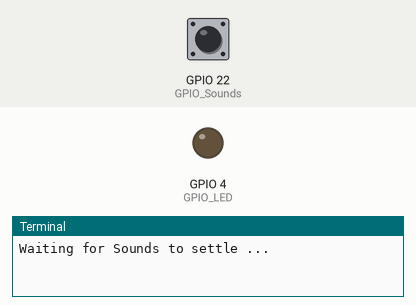
Bench run of a program on a simulated Raspberry Pi (BCM pin numbers). On the bench: output pins drawn as LEDs (lit = HIGH), the last lines printed to the terminal. Inputs (shaded band) come from the test bench; at power-on: GPIO 22 (GPIO_Sounds) HIGH.

Above: at 1.2 s.
1.3 s: GPIO 22 (GPIO_Sounds) pulled LOW for 3.2 s
At 5.5 s:
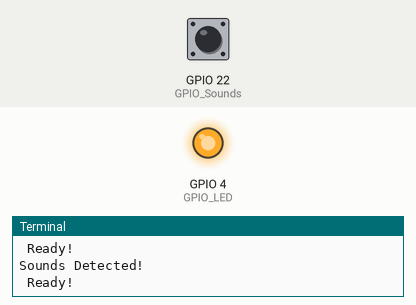
6.0 s: GPIO 22 (GPIO_Sounds) pulled LOW for 0.15 s
At 6.7 s:
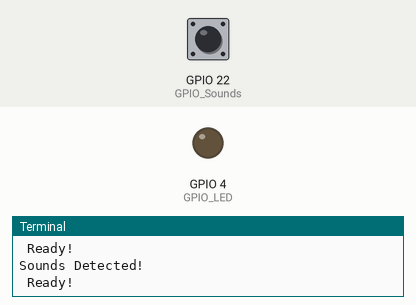
Timing chart, 0 to 9.0 s (numbered marks = the images above; inputs shaded):
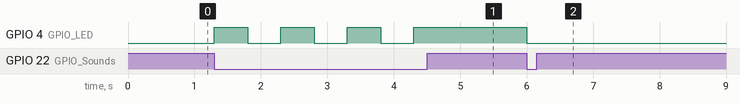

The program:

Sounds.py
```python
#!/usr/bin/env python
# encoding: utf-8

import RPi.GPIO
import time

# LED GPIO port
GPIO_LED = 4

# Sensors OUT GPIO port
GPIO_Sounds = 22

# LED turn on & off flag
flg = False

RPi.GPIO.setmode(RPi.GPIO.BCM)

# 指定GPIO4（聲音感應器的OUT口連接的GPIO口）的模式為輸入模式
# 默認拉高到高電平，低電平表示OUT口有輸出
RPi.GPIO.setup(GPIO_Sounds, RPi.GPIO.IN, pull_up_down=RPi.GPIO.PUD_UP)

#指定GPIO17（LED長針連接的GPIO針腳）的模式為輸出模式
RPi.GPIO.setup(GPIO_LED, RPi.GPIO.OUT)

try :
	print "Waiting for Sounds to settle ..."
	while  True :
		#檢測聲音感應器是否輸出低電平，若是低電平，表示聲音被檢測到，點亮或關閉LED燈
		if (RPi.GPIO.input(GPIO_Sounds) == 0 ):
			flg = not flg
			print "Sounds Detected!"
			RPi.GPIO .output(GPIO_LED, flg)
			#稍微延時一會，避免剛點亮就熄滅，或者剛熄滅就點亮。
			time.sleep( 0.5 )
			print " Ready!"

except KeyboardInterrupt:
	pass

RPi.GPIO.cleanup()
```

Measured:
- after the input at 1.3 s, GPIO 4 (GPIO_LED): alternates HIGH for 0.50 s and LOW for 0.50 s, 7 changes in all, then stays HIGH, starting at once
- after the input at 6.0 s, GPIO 4 (GPIO_LED): HIGH → LOW at once
